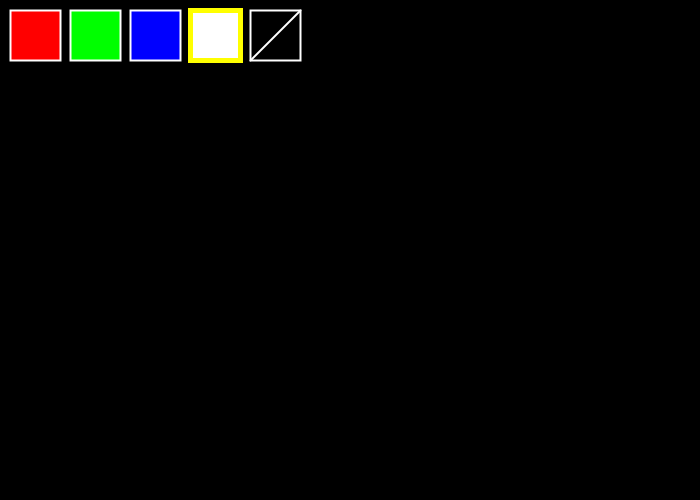
Frame 1 (no input)
Frame 60 (the mouse pressed at the canvas centre just before this capture): identical to frame 1, image omitted
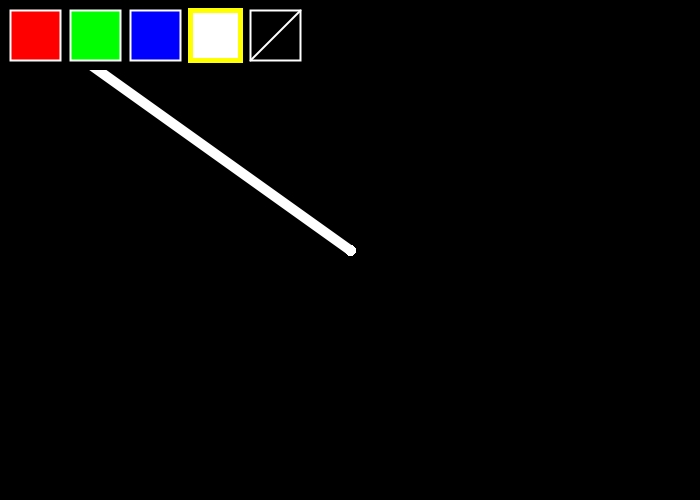
Frame 120 (the mouse held since frame 60 and released just before this capture)

The Processing sketch that drew these frames (run headless with seeded random() and noise(); from frame 60 on, the mouse is pressed at the canvas centre):

// Processing sketch: processing_66010
// ── processing_66010.pde

int strokeWeightVar,prevMouseX,prevMouseY,selectorX1;
int selector = 3;
float R = 255;
float G = 255;
float B = 255;

void setup()
{
  size(700,500);
  frameRate(3000);
  template();
  background(0);
}

void draw()
{
  if (mousePressed == true)
  {
    line(prevMouseX,prevMouseY,mouseX,mouseY);
  }
  template();
  prevMouseX = mouseX;
  prevMouseY = mouseY;
}

void mousePressed()
{
  if ((mouseX > 10) && (mouseX < 60) && (mouseY > 10) && (mouseY < 60))
  {
    R = 255;
    G = 0;
    B = 0;
    selector = 0;
  }
  if ((mouseX > 70) && (mouseX < 130) && (mouseY > 10) && (mouseY < 60))
  {
    R = 0;
    G = 255;
    B = 0;
    selector = 1;
  }
  if ((mouseX > 140) && (mouseX < 190) && (mouseY > 10) && (mouseY < 60))
  {
    R = 0;
    G = 0;
    B = 255;
    selector = 2;
  }
  if ((mouseX > 200) && (mouseX < 250) && (mouseY > 10) && (mouseY < 60))
  {
    R = 255;
    G = 255;
    B = 255;
    selector = 3;
  }
  if ((mouseX > 260) && (mouseX < 310) && (mouseY > 10) && (mouseY < 60))
  {
    background(0);
    template();
  }
}

void template()
{
  fill(0);
  noStroke();
  rect(0,0,310,70);
  noFill();
  
  stroke(255);
  strokeWeightVar = 2;
  strokeWeight(strokeWeightVar);
  //Red
  fill(255,0,0);
  rect(10,10,50,50);
  //Green
  fill(0,255,0);
  rect(70,10,50,50);
  //Blue
  fill(0,0,255);
  rect(130,10,50,50);
  //White
  fill(255);
  rect(190,10,50,50);
  //Clear
  noFill();
  rect(250,10,50,50);
  line(250,60,300,10);
  strokeWeightVar = 10;
  strokeWeight(strokeWeightVar);
  stroke(R,G,B);
  
  if (selector == 0)
  {
    selectorX1 = 10;
  }
  if (selector == 1)
  {
    selectorX1 = 70;
  }
  if (selector == 2)
  {
    selectorX1 = 130;
  }
  if (selector == 3)
  {
    selectorX1 = 190;
  }
  
  stroke(255,255,0);
  strokeWeight(5);
  rect(selectorX1,10,50,50);
  strokeWeight(strokeWeightVar);
  stroke(R,G,B);
}
